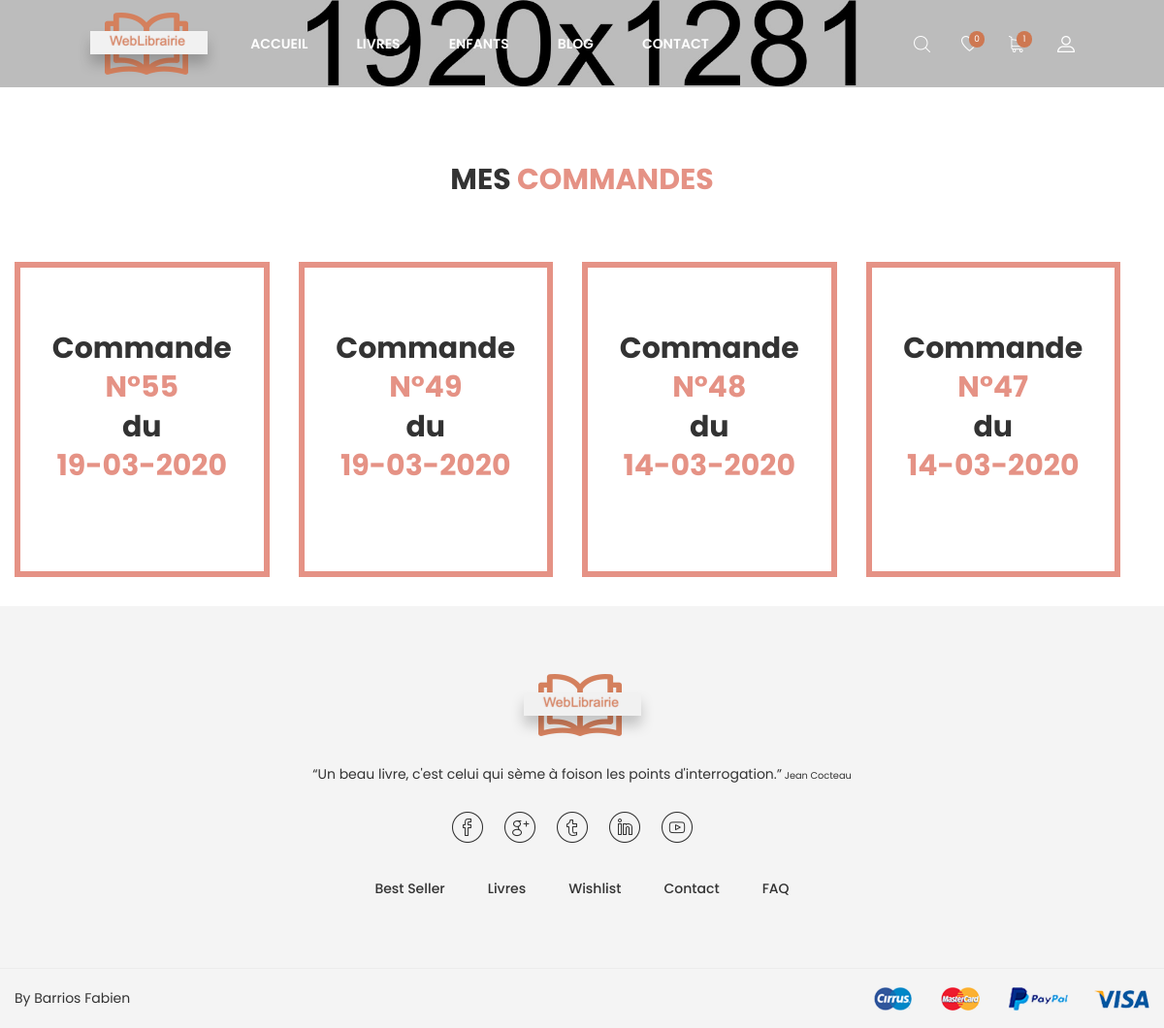
/mesCommande.php (signed in), run on the app's committed database.
### tables this page shows
CREATE TABLE `PANIER` (
  `ID` int(11) NOT NULL,
  `ID_COMPTE` char(8) NOT NULL,
  `DT_OUVERT` date NOT NULL,
  `DT_COM` date DEFAULT NULL,
  `DT_LIV` date DEFAULT NULL
);

### Fonctions.php (called while the page is built, shortened)
<?php
function connectDB(){
    try{
        $db = new PDO('mysql:host=localhost;dbname=WeblibrairieVVA;charset=utf8', 'root', 'root');
        return $db;
    }
    catch (Exception $e){
        die('Erreur : '.$e->getMessage());
    }
}
function mesCommande(){
    $link = connectDB();
    $user = $_SESSION['Usercompte'];
    $req = $link->query("SELECT DATE_FORMAT(DT_COM, '%d-%m-%Y') as date, ID FROM PANIER WHERE ID_COMPTE = '$user' AND DT_COM is not Null ORDER BY ID DESC, date DESC");
    return $req;
}
function getNbArticlePanier(){
    $link = connectDB();
    $user = $_SESSION['Usercompte'];
    $req = $link->query("SELECT count(*) as nb FROM LIVRE INNER JOIN ECRIVAIN ON LIVRE.ID_ECRIVAIN = ECRIVAIN.ID INNER JOIN LIGNE_PANIER ON LIVRE.ID = LIGNE_PANIER.ID_LIVRE INNER JOIN PANIER ON LIGNE_PANIER.ID_PANIER = PANIER.ID INNER JOIN COMPTE ON PANIER.ID_COMPTE = COMPTE.USER WHERE LIVRE.ID = LIGNE_PANIER.ID_LIVRE AND LIGNE_PANIER.ID_PANIER = PANIER.ID AND PANIER.DT_COM is Null AND PANIER.ID_COMPTE = '$user'");
    return $req;
}
function getNbArticleWishliste(){
    $link = connectDB();
    $user = $_SESSION['Usercompte'];
    $req = $link->query("SELECT count(*) as nb FROM LIVRE INNER JOIN ECRIVAIN ON LIVRE.ID_ECRIVAIN = ECRIVAIN.ID INNER JOIN LIGNE_WISHLIST ON LIVRE.ID = LIGNE_WISHLIST.ID_LIVRE INNER JOIN WISHLIST ON LIGNE_WISHLIST.ID_WISHLIST = WISHLIST.ID INNER JOIN COMPTE ON WISHLIST.ID_COMPTE = COMPTE.USER WHERE LIVRE.ID = LIGNE_WISHLIST.ID_LIVRE AND LIGNE_WISHLIST.ID_WISHLIST = WISHLIST.ID AND WISHLIST.ID_COMPTE = '$user'");
    return $req;
}
?>

### mesCommande.php (the view, shortened to what this page needs)
<!doctype html>
<html class="no-js" lang="zxx">
<head>
    <link rel="stylesheet" href="css/bootstrap.min.css">
    <link rel="stylesheet" href="css/plugins.css">
    <link rel="stylesheet" href="style.css">
    <link rel="stylesheet" href="css/custom.css">
    <?php include_once('Fonctions.php'); ?>
</head>
<body>
<div class="wrapper" id="wrapper">
    <header id="wn__header" class="oth-page header__area header__absolute sticky__header">
        <div class="container-fluid">
            <div class="row">
                <div class="col-md-6 col-sm-6 col-6 col-lg-2">
                    <div class="logo">
                        <a href="index.php">
                            <img src="images/logo/logo.png" alt="logo images">
                        </a>
                    </div>
                </div>
                <div class="col-lg-8 d-none d-lg-block">
                    <nav class="mainmenu__nav">
                        <ul class="meninmenu d-flex justify-content-start">
                            <li class="drop with--one--item"><a href="index.php">Accueil</a></li>
                            <li class="drop"><a href="shop-grid.php?categorie=Tout">Livres</a>
                            </li>
                            <li class="drop"><a href="shop-grid.php?categorie=Enfants">Enfants</a>
                            </li>
                            <li class="drop"><a href="blog.html">Blog</a>
                            </li>
                            <li><a href="contact.html">Contact</a></li>
                        </ul>
                    </nav>
                </div>
                <div class="col-md-6 col-sm-6 col-6 col-lg-2">
                    <ul class="header__sidebar__right d-flex justify-content-end align-items-center">
                        <li class="shop_search"><a class="search__active" href="#"></a></li>
                        <?php if(!isset($_SESSION['Usercompte'])): ?>
                        <li class="wishlist"><a href="wishlist.php"></a></li>
                        <li class="shopcart"><a class="cartbox_active" href=""></a>
                            <div class="block-minicart minicart__active">
                                <div class="minicart-content-wrapper">
                                    <div class="micart__close">
                                        <span>Fermer</span>
                                    </div>
                                    <div class="mini_action cart">
                                        <a class="cart__btn" href="my-account.php">Se connecter</a>
                                    </div>
                                </div>
                            </div>
                            <?php else: ?>
                            <?php $getNbLivre = getNbArticlePanier(); ?>
                            <?php $nbLivre = $getNbLivre->fetch(); ?>
                            <?php $getNbWishListe = getNbArticleWishliste(); ?>
                            <?php $nbWishListe = $getNbWishListe->fetch(); ?>
                        <li class="wishlist"><a href="wishlist.php"><span id="alertWishlist" class="product_qun"><?php echo $nbWishListe[0]; ?></span></a></li>
                        <li class="shopcart"><a class="cartbox_active" href=""><span id="alertPanier" class="product_qun"><?php echo $nbLivre[0]; ?></span></a>
                            <?php endif; ?>
                        </li>
                        <li class="setting__bar__icon"><a class="setting__active" href="#"></a>
                        </li>
                    </ul>
                </div>
            </div>
        </div>
    </header>
    <div class="ht__bradcaump__area bg-image--3" style="padding-top: 45px; padding-bottom: 45px;"></div>
    <section class="wn__product__area brown--color pt--80  pb--30">
        <div class="container">
            <div class="row">
                <div class="col-lg-12">
                    <div class="section__title text-center">
                        <h2 class="title__be--2">Mes <span class="color--theme">Commandes</span></h2>
                    </div>
                </div>
            </div>
            <div class="furniture--4 border--round arrows_style owl-carousel owl-theme row mt--50">
                <?php $commande = mesCommande(); ?>
                <?php foreach ($commande as $data): ?>
                <div class="product product__style--3">
                    <div class="col-lg-3 col-md-4 col-sm-6 col-12">
                        <div class="product__thumb" style="border: solid; border-color: #e59285; border-width: 6px">
                            <a href="detailCommande.php?Commande=<?= $data['ID'] ?>" style=" height: 250px;"><h2 style="text-align: center; margin-top: 25%;" class="title__be--2">Commande<br><span class="color--theme">N°<?= $data['ID'] ?><br></span>du<br><span class="color--theme"><?= $data['date'] ?></span></h2></a>
                        </div>
                    </div>
                </div>
                <?php endforeach; ?>
            </div>
        </div>
    </section>
    <footer id="wn__footer" class="footer__area bg__cat--8 brown--color">
        <div class="footer-static-top">
            <div class="container">
                <div class="row">
                    <div class="col-lg-12">
                        <div class="footer__widget footer__menu">
                            <div class="ft__logo">
                                <a href="index.php">
                                    <img src="images/logo/3.png" alt="logo">
                                </a>
                                <p>“Un beau livre, c'est celui qui sème à foison les points d'interrogation.”<span style="font-size: 70%;"> Jean Cocteau</span></p>
                            </div>
                            <div class="footer__content">
                                <ul class="social__net social__net--2 d-flex justify-content-center">
                                    <li><a href="#"><i class="bi bi-facebook"></i></a></li>
                                    <li><a href="#"><i class="bi bi-google"></i></a></li>
                                    <li><a href="#"><i class="bi bi-twitter"></i></a></li>
                                    <li><a href="#"><i class="bi bi-linkedin"></i></a></li>
                                    <li><a href="#"><i class="bi bi-youtube"></i></a></li>
                                </ul>
                                <ul class="mainmenu d-flex justify-content-center">
                                    <li><a href="shop-grid.php?categorie=Best">Best Seller</a></li>
                                    <li><a href="shop-grid.php?categorie=Tout">Livres</a></li>
                                    <?php if(isset($_SESSION['Usercompte'])): ?>
                                        <li><a href="wishlist.php">Wishlist</a></li>
                                    <?php else: ?>
                                        <li><a href="my-account.php">Wishlist</a></li>
                                    <?php endif; ?>
                                    <li><a href="contact.php">Contact</a></li>
                                    <li><a href="faq.html">FAQ</a></li>
                                </ul>
                            </div>
                        </div>
                    </div>
                </div>
            </div>
        </div>
        <div class="copyright__wrapper">
            <div class="container">
                <div class="row">
                    <div class="col-lg-6 col-md-6 col-sm-12">
                        <div class="copyright">
                            <div class="copy__right__inner text-left">
                                <p>By Barrios Fabien</p>
                            </div>
                        </div>
                    </div>
                    <div class="col-lg-6 col-md-6 col-sm-12">
                        <div class="payment text-right">
                            <img src="images/icons/payment.png" alt="" />
                        </div>
                    </div>
                </div>
            </div>
        </div>
    </footer>
</div>
</body>
</html>

### data on the page
panier: ID "55", date "19-03-2020"
panier: ID "49", date "19-03-2020"
panier: ID "48", date "14-03-2020"
panier: ID "47", date "14-03-2020"

### other printed values
$nbWishListe[0] "0"
$nbLivre[0] "1"
